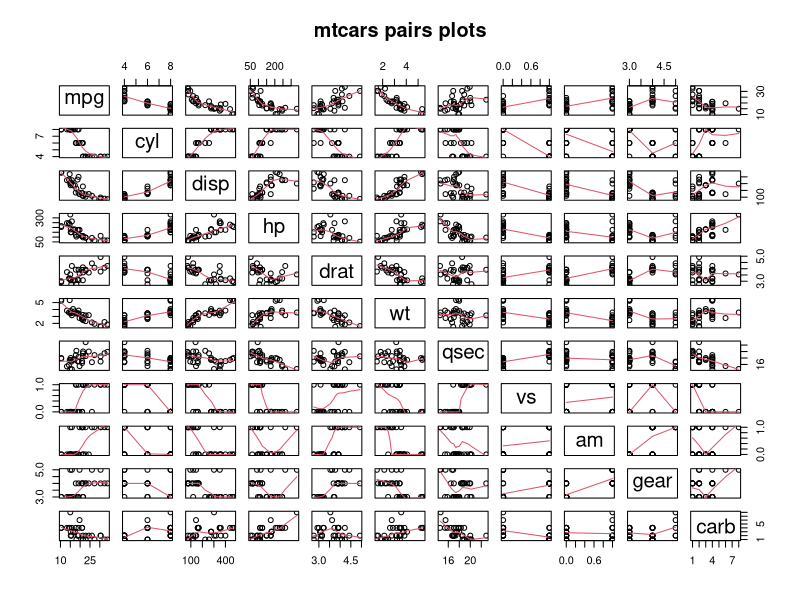
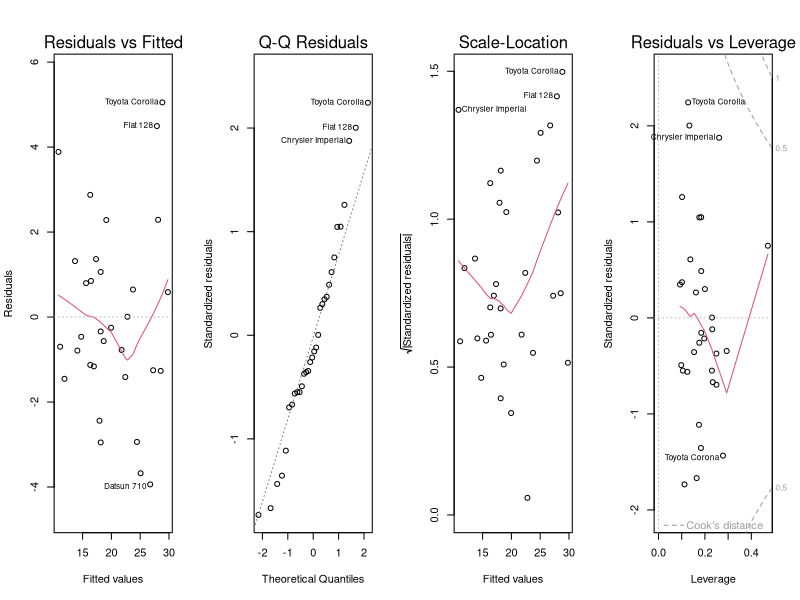

Here is the R script that generated these plots, in order:
## ---- chunk 1
library(knitr)
opts_chunk$set(echo=TRUE)
## ---- chunk 2

data(mtcars)
pairs(mtcars, panel=panel.smooth, main="mtcars pairs plots")
## ---- chunk 3
mtcars$am   <- factor(mtcars$am);mtcars$carb <- factor(mtcars$carb);mtcars$vs   <- factor(mtcars$vs)
mtcars$cyl  <- factor(mtcars$cyl);mtcars$gear <- factor(mtcars$gear)
simplemodel <- lm(mpg~am,data=mtcars)
summary(simplemodel)
## ---- chunk 4

model2 <- lm(mpg~.,data=mtcars)
model2step <- step(model2, direction = 'both', trace=FALSE)
summary(model2step)
## ---- chunk 5

par(mfrow=c(1, 4))
plot(model2step)
